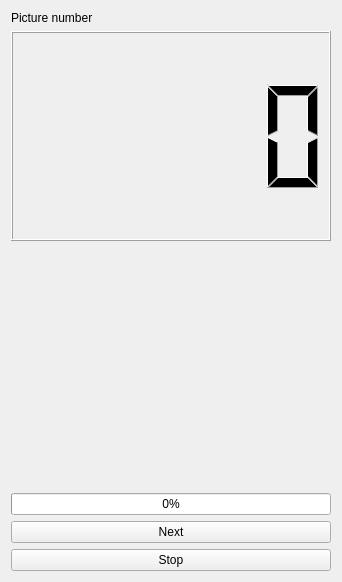
<?xml version="1.0" encoding="UTF-8"?>
<ui version="4.0">
 <class>record_window</class>
 <widget class="QWidget" name="record_window">
  <property name="geometry">
   <rect>
    <x>0</x>
    <y>0</y>
    <width>338</width>
    <height>582</height>
   </rect>
  </property>
  <property name="windowTitle">
   <string>record</string>
  </property>
  <layout class="QVBoxLayout" name="verticalLayout">
   <item>
    <widget class="QLabel" name="label">
     <property name="sizePolicy">
      <sizepolicy hsizetype="Preferred" vsizetype="Maximum">
       <horstretch>0</horstretch>
       <verstretch>0</verstretch>
      </sizepolicy>
     </property>
     <property name="text">
      <string>Picture number</string>
     </property>
    </widget>
   </item>
   <item>
    <widget class="QLCDNumber" name="pic_number">
     <property name="sizePolicy">
      <sizepolicy hsizetype="Minimum" vsizetype="Minimum">
       <horstretch>0</horstretch>
       <verstretch>0</verstretch>
      </sizepolicy>
     </property>
     <property name="minimumSize">
      <size>
       <width>0</width>
       <height>200</height>
      </size>
     </property>
    </widget>
   </item>
   <item>
    <widget class="QLabel" name="camera_label">
     <property name="minimumSize">
      <size>
       <width>320</width>
       <height>240</height>
      </size>
     </property>
     <property name="text">
      <string/>
     </property>
    </widget>
   </item>
   <item>
    <widget class="QProgressBar" name="progress">
     <property name="value">
      <number>0</number>
     </property>
    </widget>
   </item>
   <item>
    <widget class="QPushButton" name="btn_next">
     <property name="text">
      <string>Next</string>
     </property>
    </widget>
   </item>
   <item>
    <widget class="QPushButton" name="btn_stop">
     <property name="text">
      <string>Stop</string>
     </property>
    </widget>
   </item>
  </layout>
 </widget>
 <resources/>
 <connections/>
</ui>
